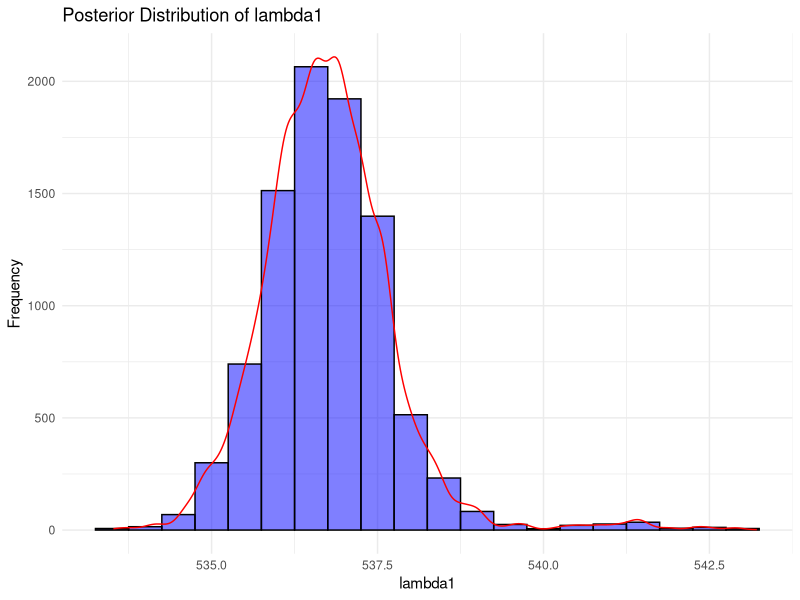

Write the R code that produced this figure.
## ---- chunk 1
library(ggplot2)
## ---- chunk 2
N <- 48
y <- c(529, 530, 532, 533.1, 533.4, 533.6, 533.7, 534.1, 534.8, 535.3, 
       535.4, 535.9, 536.1, 536.3, 536.4, 536.6, 537, 537.4, 537.5, 538.3, 
       538.5, 538.6, 539.4, 539.6, 540.4, 540.8, 542, 542.8, 543, 543.5, 
       543.8, 543.9, 545.3, 546.2, 548.8, 548.7, 548.9, 549, 549.4, 549.9, 
       550.6, 551.2, 551.4, 551.5, 551.6, 552.8, 552.9, 553.2)

alpha <- c(1,1)   # Dirichlet(1,1)

##MCMC 
n_iter <- 10000    
burn_in <- 1000    
thin <- 1          
set.seed(123)      

## initiation
lambda1 <- 535
theta   <- 5
tau     <- 1/10   # sigmasq = 10 donc tau = 0.1
p       <- c(0.5, 0.5)

T_ <- sample(1:2, N, replace=TRUE)  

##MCMC sampling
samples_lambda1 <- numeric(n_iter)
samples_theta   <- numeric(n_iter)
samples_tau     <- numeric(n_iter)
samples_p1      <- numeric(n_iter)


## ---- chunk 3
sigma_lambda <- 0.5
sigma_theta  <- 0.2

accept_count <- 0
adjust_interval <- 100 

for(iter in 1:n_iter) {
  
  ## update T[i]
  lam2 <- lambda1 + theta
  for(i in 1:N) {
    prob1 <- p[1] * dnorm(y[i], lambda1, sqrt(1/tau))
    prob2 <- p[2] * dnorm(y[i], lam2, sqrt(1/tau))
    T_[i] <- sample(1:2, 1, prob=c(prob1, prob2))
  }
  
  ## update P
  n1 <- sum(T_ == 1)
  p1_new <- rbeta(1, 1 + n1, 1 + (N - n1))
  p <- c(p1_new, 1 - p1_new)
  
  ## update Metropolis (lambda1, theta)
  lam1_prop <- lambda1 + rnorm(1, mean=0, sd=sigma_lambda)
  theta_prop <- abs(theta + rnorm(1, mean=0, sd=sigma_theta))
  
  log_accept_ratio <- sum(dnorm(y[T_==1], mean=lam1_prop, sd=sqrt(1/tau), log=TRUE)) +
    sum(dnorm(y[T_==2], mean=lam1_prop + theta_prop, sd=sqrt(1/tau), log=TRUE)) -
    sum(dnorm(y[T_==1], mean=lambda1, sd=sqrt(1/tau), log=TRUE)) -
    sum(dnorm(y[T_==2], mean=lambda1 + theta, sd=sqrt(1/tau), log=TRUE))
  
  if(log(runif(1)) < log_accept_ratio) {
    lambda1 <- lam1_prop
    theta   <- theta_prop
    accept_count <- accept_count + 1
  }
  
  ## (d) update tau
  ssq <- sum((y[T_==1] - lambda1)^2) + sum((y[T_==2] - (lambda1 + theta))^2)
  tau <- rgamma(1, shape=0.001 + N/2, rate=0.001 + 0.5 * ssq)
  
  ## save the samples
  samples_lambda1[iter] <- lambda1
  samples_theta[iter]   <- theta
  samples_tau[iter]     <- tau
  samples_p1[iter]      <- p[1]

  if(iter %% adjust_interval == 0) {
    accept_rate <- accept_count / adjust_interval  # calculate accept rate
    if(accept_rate < 0.2) {
      sigma_lambda <- sigma_lambda * 0.9  
      sigma_theta  <- sigma_theta * 0.9
    } else if(accept_rate > 0.5) {
      sigma_lambda <- sigma_lambda * 1.1  
      sigma_theta  <- sigma_theta * 1.1
    }
    accept_count <- 0  
  }
}

## analyse the result
burned_samples <- (burn_in+1):n_iter
cat("Posterior Mean Estimates:\n")
cat("lambda1 =", mean(samples_lambda1[burned_samples]), "\n")
cat("theta   =", mean(samples_theta[burned_samples]), "\n")
cat("tau     =", mean(samples_tau[burned_samples]), "\n")
cat("p1      =", mean(samples_p1[burned_samples]), "\n")
## ---- chunk 4

posterior_summary <- function(samples, name) {
  mean_val <- mean(samples)
  sd_val <- sd(samples)
  mc_error <- sd_val / sqrt(length(samples))  
  quantiles <- quantile(samples, probs = c(0.025, 0.5, 0.975))
  
  cat(sprintf("%-10s %8.4f %8.4f %10.6f %8.4f %8.4f %8.4f %6d %6d\n", 
              name, mean_val, sd_val, mc_error, 
              quantiles[1], quantiles[2], quantiles[3], burn_in+1, n_iter))
}

cat(sprintf("%-10s %8s %8s %10s %8s %8s %8s %6s %6s\n",
            "Parameter", "Mean", "SD", "MC_error", "2.5%", "Median", "97.5%", "Start", "Sample"))
cat(rep("-", 70), "\n")

posterior_summary(samples_p1[burned_samples], "P[1]")
posterior_summary(1 - samples_p1[burned_samples], "P[2]")
posterior_summary(samples_lambda1[burned_samples], "lambda[1]")
posterior_summary((samples_lambda1 + samples_theta)[burned_samples], "lambda[2]")
posterior_summary((1 / sqrt(samples_tau))[burned_samples], "sigma")  # sigma = 1/sqrt(tau)
## ---- chunk 5
df <- data.frame(lambda1 = samples_lambda1[burned_samples])
ggplot(df, aes(x = lambda1)) +
  geom_histogram(binwidth = 0.5, fill="blue", alpha=0.5, color="black") +
  geom_density(aes(y = ..count.. * 0.5), color="red") +  
  theme_minimal() +
  labs(title="Posterior Distribution of lambda1", x="lambda1", y="Frequency")
